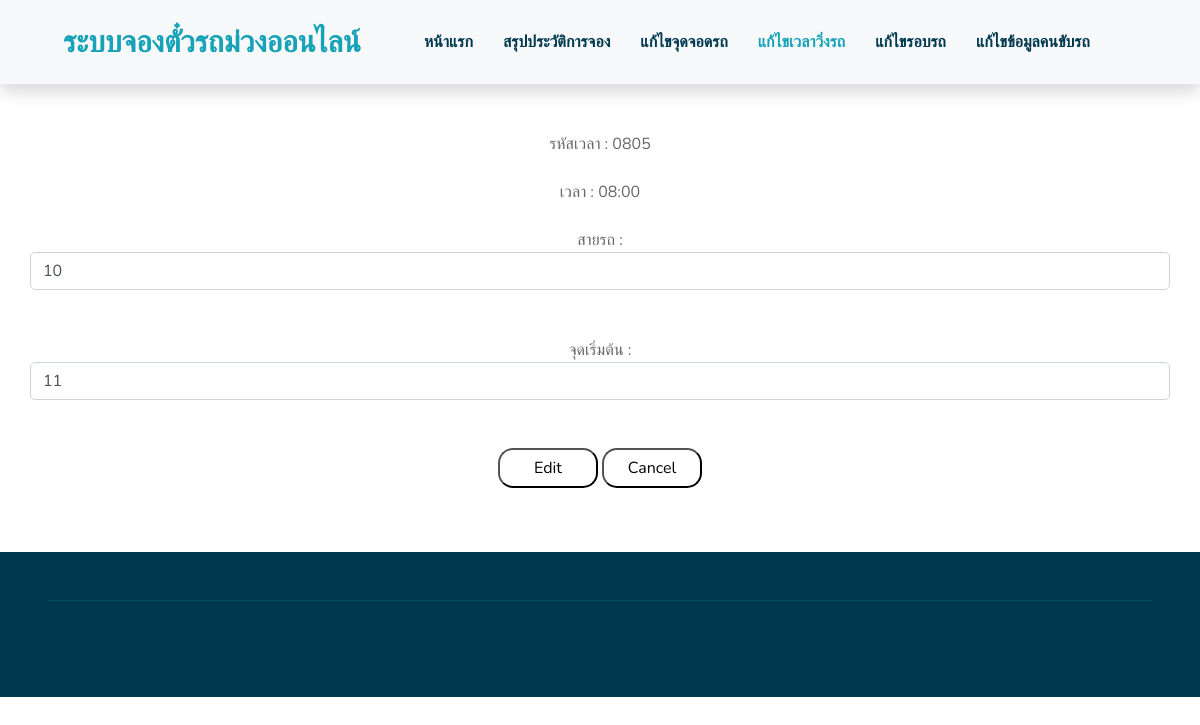
The app's page /edit/editformTime.php?id=0805, older data.
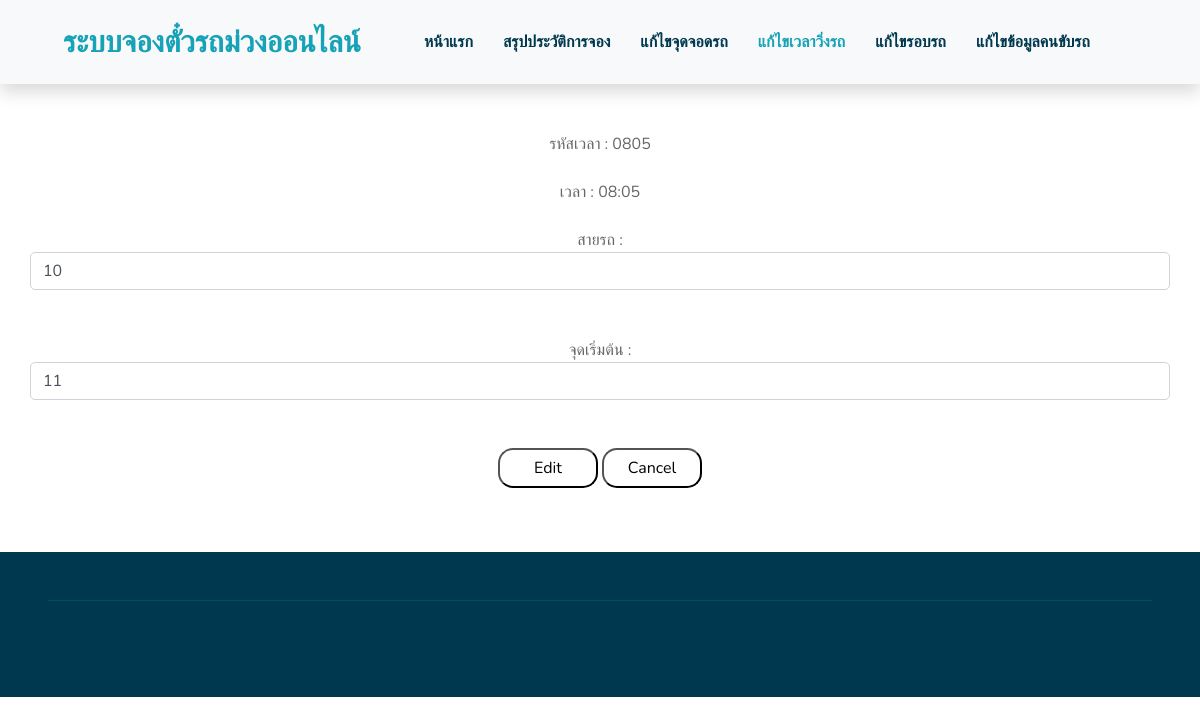
The same page, newer data.
### tables this page shows
CREATE TABLE `departure_time` (
  `time_id` varchar(10) NOT NULL COMMENT 'รหัสเวลา',
  `timeT` varchar(5) NOT NULL COMMENT 'เวลา',
  `route_b_r` varchar(2) NOT NULL COMMENT 'สายรถ',
  `start_NU_TC` varchar(2) NOT NULL COMMENT 'จุดเริ่มต้น'
);

### edit/editformTime.php (the view, shortened to what this page needs)
<!DOCTYPE html>
<html lang="en">
<head>
    <link href="https://cdnjs.cloudflare.com/ajax/libs/font-awesome/5.10.0/css/all.min.css" rel="stylesheet">
    <link href="../lib/flaticon/font/flaticon.css" rel="stylesheet">
    <link href="../lib/owlcarousel/assets/owl.carousel.min.css" rel="stylesheet">
    <link href="../lib/lightbox/css/lightbox.min.css" rel="stylesheet">
    <link href="../css/style.css" rel="stylesheet">
</head>
<body>
    <div class="container-fluid bg-light position-relative shadow">
        <nav class="navbar navbar-expand-lg bg-light navbar-light py-3 py-lg-0 px-0 px-lg-5">
            <a href="" class="navbar-brand font-weight-bold text-secondary" style="font-size: 30px;">
                <span class="text-primary">ระบบจองตั๋วรถม่วงออนไลน์</span>
            </a>
            <div class="collapse navbar-collapse justify-content-between" id="navbarCollapse">
                <div class="collapse navbar-collapse justify-content-between" id="navbarCollapse">
                    <div class="navbar-nav font-weight-bold mx-auto py-0">
                        <a href="../index1.php" class="nav-item nav-link">หน้าแรก</a>
                        <a href="../summarize.php" class="nav-item nav-link">สรุปประวัติการจอง</a>
                        <a href="../changeParkingSpot.php" class="nav-item nav-link">แก้ไขจุดจอดรถ</a>
                        <a href="../changeTime.php" class="nav-item nav-link active">แก้ไขเวลาวิ่งรถ</a>
                        <a href="../changeDricycle.php" class="nav-item nav-link ">แก้ไขรอบรถ</a>
                        <a href="../datadrivers.php" class="nav-item nav-link">แก้ไขข้อมูลคนขับรถ</a>
                        </div>
                    </div>
                </div>
            </div>
    <div class="container-fluid pt-5">
        <div class="container pb-3">
            <div class="row">
                <?php
                include('../connectdatabase.php');
                if(isset($_GET["id"]))
                {
                    $id = $_GET["id"];
                 }
                $sql = "SELECT * FROM `departure_time` WHERE time_id = '$id'";
                $query = mysqli_query($conn,$sql);
                $result = mysqli_fetch_array($query, MYSQLI_ASSOC);
            ?>
            <form method="POST" action="editTime.php" name = "frmAdd" style="text-align:center;width:100%;">
                รหัสเวลา : <input type="hidden" class="form-select form-control" name="time_id" value="<?php echo $result["time_id"];?>"><?php echo $result["time_id"];?><br><br>
                เวลา : <input type="hidden" class="form-select form-control" name="timeT" value="<?php echo $result["timeT"];?>"><?php echo $result["timeT"];?><br><br>
                สายรถ : <input type="text" class="form-select form-control" pattern="[0-9]{2}" name="route_b_r" size="10" value="<?php echo $result["route_b_r"];?>"><br><br>
                จุดเริ่มต้น : <input type="text" class="form-select form-control" pattern="[0-9]{2}" name="start_NU_TC" size="10" value="<?php echo $result["start_NU_TC"]?>"><br><br>
            <input type="submit" value="Edit" style="width:100px;height:40px;border-radius: 15px ;background-color: white;color: black ">
            <input type="reset" value="Cancel" style="width:100px;height:40px;border-radius: 15px ;background-color: white;color: black ">
            </form>
            </div>
        </div>
    </div>
    <div class="container-fluid bg-secondary text-white mt-5 py-5 px-sm-3 px-md-5">
        <div class="container-fluid pt-5" style="border-top: 1px solid rgba(23, 162, 184, .2);;">
        </div>
    </div>
</body>
</html>

Row changes from the older to the newer data that the page shows:
changed departure_time id 0805: timeT "08:00" → "08:05"
